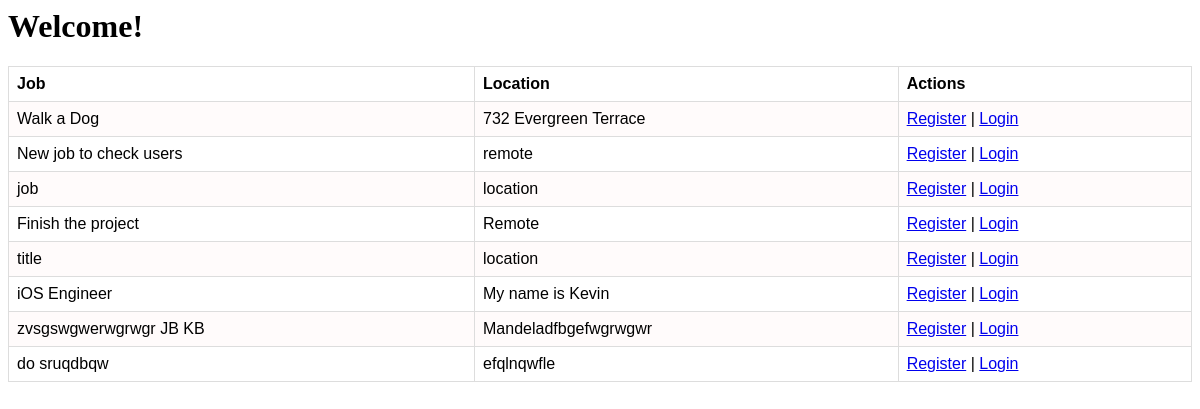
The page /Dashboard on the database its author committed.
### Job/models.py (models this page shows, shortened)
class Job(models.Model):
    jobTitle               = models.CharField(max_length = 60, null=False, blank=False, unique=True, error_messages={'unique':"There is a job under the same title"})
    jobDescribtion         = models.TextField()
    jobLocation            = models.CharField(max_length = 60, null=False, blank=False)
    isAdded                = models.BooleanField(default = False)
    user                   = models.ForeignKey(settings.AUTH_USER_MODEL, on_delete=models.CASCADE) #Just like refering to my user model which has been idintified before in settings, on_delete=models.CASCADE -> to remove everything related to it but not the user
    slug                   = models.SlugField(blank=True,unique=True) #just like url
    posted_on              = models.DateTimeField(auto_now_add=True, verbose_name="date published")
    jobCategory            = models.ManyToManyField(to='Job.Category', related_name='jobs_related')

### HandyHelperDjango/views.py (the view)
# urls.py: path('', Dashboard, name="Dashboard" ),
def Dashboard(request):
    jobs = Job.objects.all()
    return render(request, 'Dashboard.html', {"jobs": jobs})

### Templates/Dashboard.html
{% load static %}
<head>
  <link rel="stylesheet" type="text/css" href="{% static 'css/Dashboard.css' %}"/>
</head>
{% block content %}
    {% if request.user.is_authenticated %}
      <div class="ButtonsContainer">
        <p>
          <a href="{% url 'Logout' %}"> Logout </a> &nbsp;  &nbsp;  &nbsp;  &nbsp;  &nbsp; <a href="{% url 'Job:AddJob' %}" > <button type="button" class="NewJob">New job!</button> </a>
        </p>
      </div>
      {% if Added_Message %}
          <h3 style= "color:green; text-align: center;"> {{Added_Message}}</h3>
      {% endif %}
       <h1> Hello {{request.user.username}}!</h1>
       <h2> All Jobs: </h2>
        <table>
          <tr>
              <th>Job</th>
              <th>Location</th>
              <th> Actions</th>
          </tr>
            {% for job in jobs %}
                {% if job.user == request.user and job.isAdded == False %}
                  <tr><td>{{ job.jobTitle }} </td> <td>{{ job.jobLocation }}</td> <td> <p> <a href="{% url 'Job:ViewJob' job.slug %}">View</a> | <a href="{% url 'Job:RemoveJob' job.slug %}">Remove</a> | <a href="{% url 'Job:EditJob' job.slug %}">Edit</a> | <a href="{% url 'Job:AddToMyJobs' job.slug %}">Add</a></p></td><br></tr>
                {% elif job.user != request.user and job.isAdded == False %}
                  <tr><td>{{ job.jobTitle }} </td> <td>{{ job.jobLocation }}</td> <td> <p> <a href="{% url 'Job:ViewJob' job.slug %}">View</a> | <a href="{% url 'Job:AddToMyJobs' job.slug %}">Add</a> </p></td></tr>
                {% endif %}
            {% endfor %}
        </table>
      <h2> {{request.user.username}}'s Jobs: </h2>
      <table>
        <tr>
            <th>Job</th>
            <th>Location</th>
            <th> Actions</th>
        </tr>
          {% for job in jobs %}
            {% if job.user == request.user %}
              {% if job.isAdded %}
                <tr><td>{{ job.jobTitle }} </td> <td>{{ job.jobLocation }}</td> <td> <p> <a href="{% url 'Job:ViewJob' job.slug %}">View</a> | <a href="{% url 'Job:RemoveJob' job.slug %}">Done</a> | <a href="{% url 'Job:GiveUpJob' job.slug %}">Giveup</a> </p></td><br></tr>
              {% endif %}
            {% endif %}
          {% endfor %}
      </table>
    {% else %}
      <h1> Welcome! </h1>
        <table>
            <tr>
              <th>Job</th>
              <th>Location</th>
              <th> Actions</th>
            </tr>
          {% for job in jobs %}
            {% if job.isAdded %}
              <tr><td>{{ job.jobTitle }} </td> <td>{{ job.jobLocation }}</td> <td> <p> <a href="{% url 'Register' %}">Register</a> | <a href="{% url 'Login' %}">Login</a></p></td></tr>
            {% else %}
              <tr><td>{{ job.jobTitle }} </td> <td>{{ job.jobLocation }}</td> <td> <p> <a href="{% url 'Register' %}">Register</a> | <a href="{% url 'Login' %}">Login</a> </p></td></tr>
            {% endif %}
          {% endfor %}
        </table>
    {% endif %}
  {% endblock content %}

### static/css/Dashboard.css (style rules this page uses)
table { font-family: arial, sans-serif; border-collapse: collapse; width: 100%; }
td, th { border: 1px solid #dddddd; text-align: left; padding: 8px; }
tr:nth-child(even) { background-color: #fffbfb; border: 1px solid #dddddd; }

### rows shown on the page
Job: jobTitle "Walk a Dog", jobLocation "732 Evergreen Terrace"
Job: jobTitle "New job to check users", jobLocation "remote"
Job: jobTitle "job", jobLocation "location"
Job: jobTitle "Finish the project", jobLocation "Remote"
Job: jobTitle "title", jobLocation "location"
Job: jobTitle "iOS Engineer", jobLocation "My name is Kevin"
Job: jobTitle "zvsgswgwerwgrwgr JB KB", jobLocation "Mandeladfbgefwgrwgwr"
Job: jobTitle "do sruqdbqw", jobLocation "efqlnqwfle"
